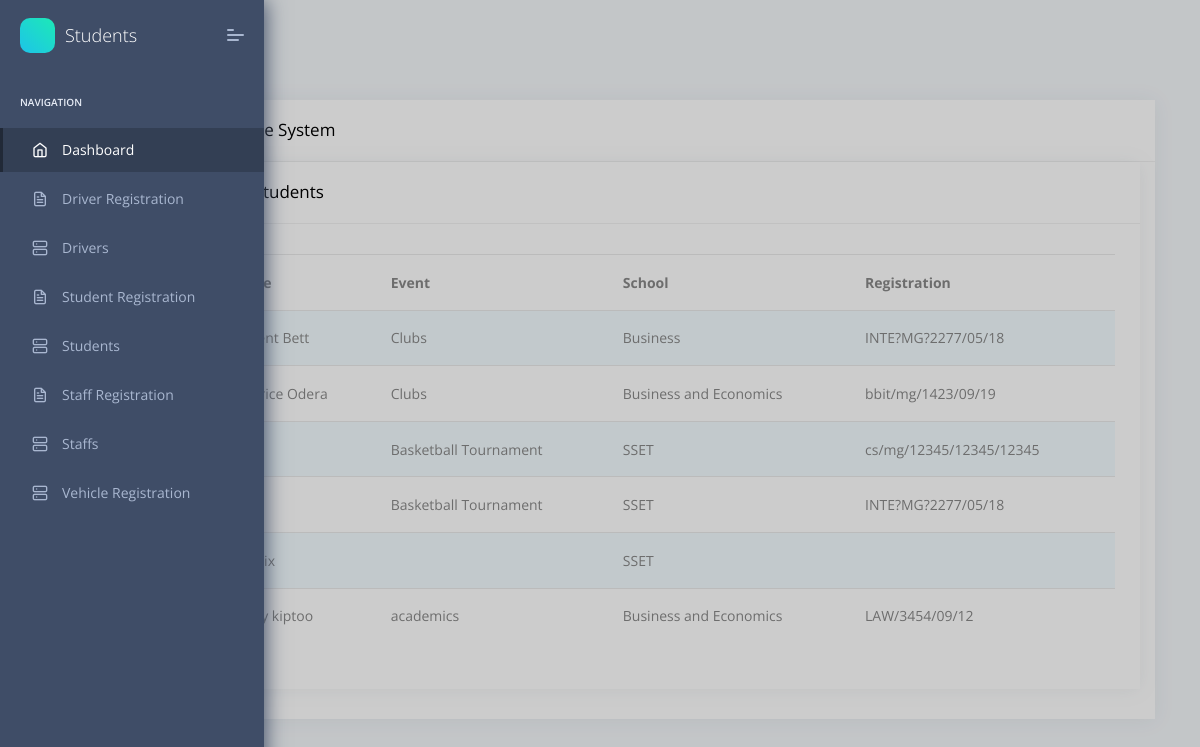
The app's page /admin/students.php (signed in) with its own data.
### tables this page shows
CREATE TABLE `students` (
  `id` int(11) NOT NULL,
  `Name` varchar(30) NOT NULL,
  `Event` varchar(30) NOT NULL,
  `School` varchar(30) NOT NULL,
  `RegistrationNumber` varchar(40) NOT NULL,
  `email` varchar(30) NOT NULL
);

### admin/students.php (the view, shortened to what this page needs)
<!DOCTYPE html>
<html lang="en">
<head>
    <link rel="stylesheet" href="assets/fonts/fontawesome/css/fontawesome-all.min.css">
    <link rel="stylesheet" href="assets/plugins/animation/css/animate.min.css">
    <link rel="stylesheet" href="assets/css/style.css">
</head>
<body>
    <nav class="pcoded-navbar">
        <div class="navbar-wrapper">
            <div class="navbar-brand header-logo">
                <a href="index.html" class="b-brand">
                    <div class="b-bg">
                    </div>
                    <span class="b-title">Students</span>
                </a>
                <a class="mobile-menu" id="mobile-collapse" href="javascript:"><span></span></a>
            </div>
            <div class="navbar-content scroll-div">
            <ul class="nav pcoded-inner-navbar">
                    <li class="nav-item pcoded-menu-caption">
                        <label>Navigation</label>
                    </li>
                    <li data-username="dashboard Default Ecommerce CRM Analytics Crypto Project" class="nav-item active">
                        <a href="index.php" class="nav-link "><span class="pcoded-micon"><i class="feather icon-home"></i></span><span class="pcoded-mtext">Dashboard</span></a>
                    </li>
                    <li data-username="form elements advance componant validation masking wizard picker select" class="nav-item">
                        <a href="DriverRegistration.php" class="nav-link "><span class="pcoded-micon"><i class="feather icon-file-text"></i></span><span class="pcoded-mtext">Driver Registration</span></a>
                    </li>
                    <li data-username="Table bootstrap datatable footable" class="nav-item">
                        <a href="Drivers.php" class="nav-link "><span class="pcoded-micon"><i class="feather icon-server"></i></span><span class="pcoded-mtext">Drivers</span></a>
                    </li>
                    <li data-username="form elements advance componant validation masking wizard picker select" class="nav-item">
                        <a href="StudentRegistration.php" class="nav-link "><span class="pcoded-micon"><i class="feather icon-file-text"></i></span><span class="pcoded-mtext">Student Registration</span></a>
                    </li>
                    <li data-username="Table bootstrap datatable footable" class="nav-item">
                        <a href="students.php" class="nav-link "><span class="pcoded-micon"><i class="feather icon-server"></i></span><span class="pcoded-mtext">Students</span></a>
                    </li>
                    <li data-username="form elements advance componant validation masking wizard picker select" class="nav-item">
                        <a href="StaffRegistration.php" class="nav-link "><span class="pcoded-micon"><i class="feather icon-file-text"></i></span><span class="pcoded-mtext">Staff Registration</span></a>
                    </li>
                    <li data-username="Table bootstrap datatable footable" class="nav-item">
                        <a href="staff.php" class="nav-link "><span class="pcoded-micon"><i class="feather icon-server"></i></span><span class="pcoded-mtext">Staffs</span></a>
                    </li>
                    <li data-username="Table bootstrap datatable footable" class="nav-item">
                        <a href="VehiclesRegistration.php" class="nav-link "><span class="pcoded-micon"><i class="feather icon-server"></i></span><span class="pcoded-mtext">Vehicle Registration</span></a>
                    </li>
                   </ul>
            </div>
        </div>
    </nav>
    <header class="navbar pcoded-header navbar-expand-lg navbar-light">
    </header>
    <section class="pcoded-main-container">
        <div class="pcoded-wrapper">
            <div class="pcoded-content">
                <div class="pcoded-inner-content">
                    <div class="page-header">
                        <div class="page-block">
                            <div class="row align-items-center">
                                <div class="col-md-12">
                                <div class="col-xl-12">
                                    <div class="card">
                                        <div class="card-header">
                                            <h5>Students In The System</h5>
                                        </div>
                                        <div class="col-xl-12">
                                <div class="card">
                                    <div class="card-header">
                                        <h5>Registered  Students</h5>
                                    </div>
                                    <div class="card-block table-border-style">
                                        <div class="table-responsive">
                                            <table class="table table-striped">
                                                <thead>
                                                    <tr>
                                                        <th>#</th>
                                                        <th>Name</th>
                                                        <th>Event</th>
                                                        <th>School</th>
                                                        <th>Registration</th>
                                                    </tr>
                                                </thead>
                                                <tbody>
                                                <?php
                                                    $connection=mysqli_connect('localhost','root','','ride_requisition_and_management_system');
                                                    $sql="select * from students";
                                                    $query=mysqli_query($connection,$sql);
                                                    while($row=mysqli_fetch_assoc($query))
                                                    {
                                                    ?>
                                                    <tr>
                                                        <th scope="row"><?php echo $row['id'];?></th>
                                                        <td><?php echo $row['Name'];?></td>
                                                        <td><?php echo $row['Event'];?></td>
                                                        <td><?php echo $row['School'];?></td>
                                                        <td><?php echo $row['RegistrationNumber'];?></td>
                                                    </tr>
                                                   <?php }?>
                                                </tbody>
                                            </table>
                                        </div>
                                    </div>
                                </div>
                            </div>
                        </div>
                        </div>
                    </div>
                </div>
            </div>
        </div>
                </div>
            </div>
        </div>
    </section>
</body>
</html>

### records on screen
students: Name "VIncent Bett", Event "Clubs", School "Business", RegistrationNumber "INTE?MG?2277/05/18"
students: Name "Beatrice Odera", Event "Clubs", School "Business and Economics", RegistrationNumber "bbit/mg/1423/09/19"
students: Event "Basketball Tournament", School "SSET", RegistrationNumber "cs/mg/12345/12345/12345"
students: Event "Basketball Tournament", School "SSET", RegistrationNumber "INTE?MG?2277/05/18"
students: School "SSET"
students: Name "emiily kiptoo", Event "academics", School "Business and Economics", RegistrationNumber "LAW/3454/09/12"
